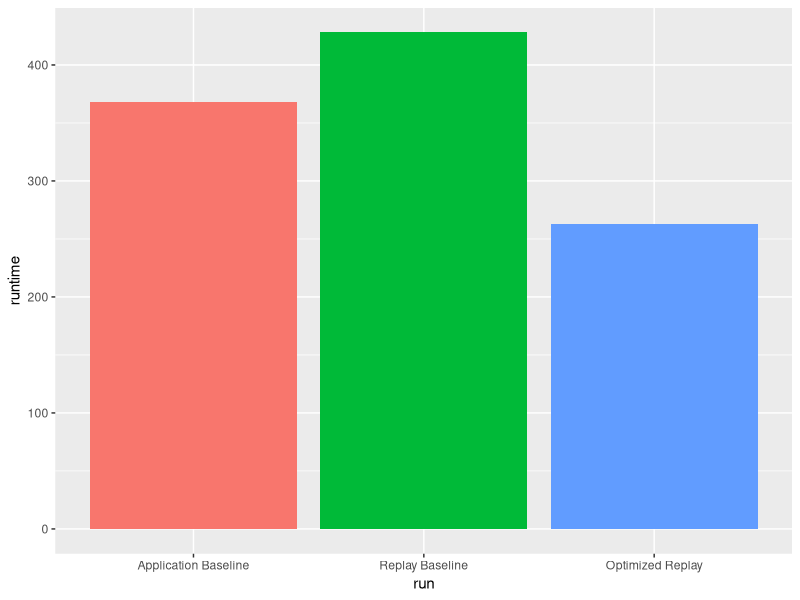

This chart was generated by the following R code:
library(ggplot2)

pdf("plot-fadvise-injection-runtimes.pdf", width=5, height=2)

# baseline_application.csv
# baseline_replay.csv
# fadvise.csv

fad = read.csv(file="fadvise.csv",head=TRUE,sep=",")
rep = read.csv(file="baseline_replay.csv",head=TRUE,sep=",")
app <- read.csv(file="baseline_application.csv",head=TRUE,sep=",")

fadm = mean(fad$us)/1000000
repm = mean(rep$us)/1000000
appm = mean(app$runtime)


names = c(
	"Application Baseline",
	"Replay Baseline",
	"Optimized Replay"
	)
times = c(appm, repm, fadm)

df = data.frame( run = factor(names, levels=names), runtime = times)
p = ggplot(data=df, aes(x=run, y=runtime, fill=run)) + geom_bar(stat="identity") + guides(fill=FALSE)

print(p)

dev.off()
